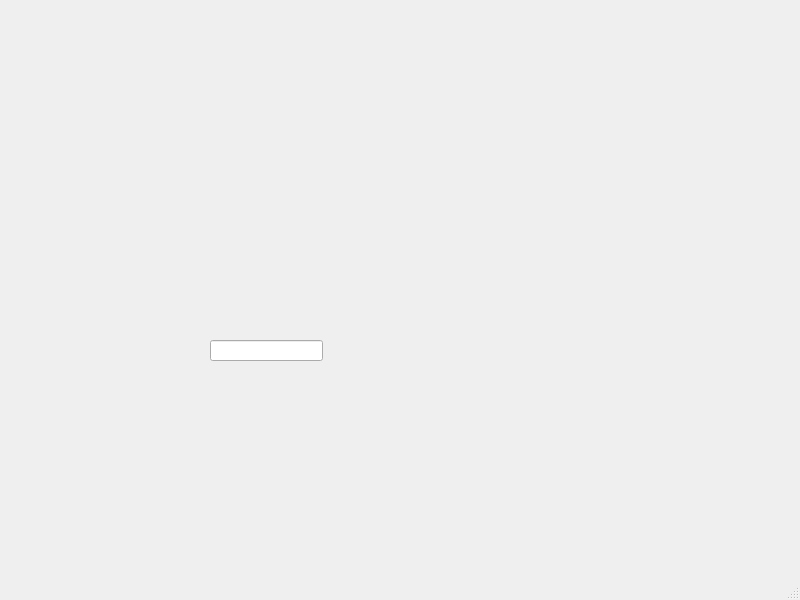
<?xml version="1.0" encoding="UTF-8"?>
<ui version="4.0">
 <class>MainWindow</class>
 <widget class="QMainWindow" name="MainWindow">
  <property name="geometry">
   <rect>
    <x>0</x>
    <y>0</y>
    <width>800</width>
    <height>600</height>
   </rect>
  </property>
  <property name="windowTitle">
   <string>MainWindow</string>
  </property>
  <widget class="QWidget" name="centralwidget">
   <widget class="QLineEdit" name="lineEdit">
    <property name="geometry">
     <rect>
      <x>210</x>
      <y>340</y>
      <width>113</width>
      <height>21</height>
     </rect>
    </property>
   </widget>
  </widget>
  <widget class="QMenuBar" name="menubar">
   <property name="geometry">
    <rect>
     <x>0</x>
     <y>0</y>
     <width>800</width>
     <height>26</height>
    </rect>
   </property>
  </widget>
  <widget class="QStatusBar" name="statusbar"/>
 </widget>
 <resources/>
 <connections/>
</ui>
